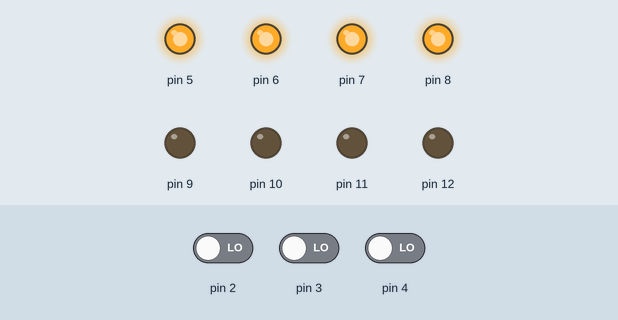
Recording of a sketch running on a simulated Arduino Uno, built with avr-gcc and run on an emulated ATmega328P. Parts: output pins drawn as LEDs (lit = HIGH). The inputs (shaded band) are chosen by the test bench; at power-on: pin 2 LOW, pin 3 LOW, pin 4 LOW.

Above: at 0.2 s.
Timing chart, 0 to 1.7 s (numbered marks = the images above):
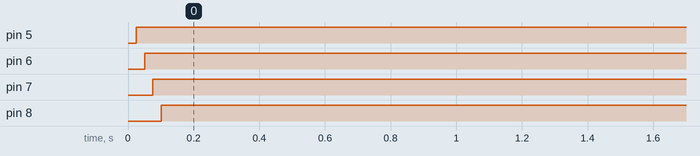

The sketch:

ArduinoCandyBlaster.ino
```cpp
struct channel {
  int inputPin;
  int pwmOutPin;
  int dirOutPin;

  int currentPulseWidth;

  int analogOut;  /* analogOut represents the magnitude of the motor speed (0-255)*/
  int digitalOut; /* digitalOut represents the sign of the motor speed */
                  /* 0 for negative rotation and 1 for positive rotation */

  String channelName;

  channel(int input, int pwm, int dir, String channelName):
    inputPin(input),
    pwmOutPin(pwm),
    dirOutPin(dir),
    currentPulseWidth(0),
    analogOut(0),
    digitalOut(0),
    channelName(channelName) {
    }
};
typedef struct channel Channel;

// Create channels
Channel leftWheel     = channel(1, 5, 9, "Left Wheel");
Channel rightWheel    = channel(2, 6, 10, "Right Wheel");
Channel highFive      = channel(3, 7, 11, "High Five");
Channel candyShooter  = channel(4, 8, 12, "Candy Shooter");

#define CHANNEL_COUNT 4
// Make a list of pointers to each of the channels
channel *channels[CHANNEL_COUNT] = {
  &leftWheel, &rightWheel, &highFive, &candyShooter
};

// Initialize the pin modes and initial outputs
void setup() {
  // Loop through each channel
  for (int i = 0; i<CHANNEL_COUNT; i++) {
    // Set pin modes
    pinMode(channels[i]->inputPin, INPUT);
    pinMode(channels[i]->pwmOutPin, OUTPUT);
    pinMode(channels[i]->dirOutPin, OUTPUT);
    // Initialize outputs
    analogWrite(channels[i]->pwmOutPin, 0);
    digitalWrite(channels[i]->dirOutPin, 0);
  }

  Serial.begin(9600); // Initialize Serial (for debugging)
}

// Update loop, called repeatedly and rapidly while the bot is running
void loop() {
  // Loop through each channel
  for (int i=0; i<CHANNEL_COUNT; i++) {
    // Read input
    int pin = channels[i]->inputPin;
    // Read the current pulse width of each of the channels
    int currentPulseWidth = pulseIn(pin, HIGH, 25000); // Should be between 1000 & 2000
    channels[i]->currentPulseWidth = currentPulseWidth;
    int mappedPulseWidth = map(currentPulseWidth, 1000, 2000, -500, 500); // center over zero
    mappedPulseWidth = constrain(mappedPulseWidth, -255, 255); // cut off the values to range from -255 to 255

    if (mappedPulseWidth >= 0) {
      channels[i]->digitalOut = 1;
    }
    else {
      channels[i]->digitalOut = 0;
    }
    channels[i]->analogOut = abs(mappedPulseWidth);

    // Set motor speed
    digitalWrite(channels[i]->dirOutPin, channels[i]->digitalOut);
    analogWrite(channels[i]->pwmOutPin, channels[i]->analogOut);
  }
}

// Function to print out connection statuses and values in the channels for debugging
void testConnections() {
  // Print the data being received through each channel
  for (int i=0; i<CHANNEL_COUNT; i++) {
    if (channels[i]->currentPulseWidth > 1000) {
      Serial.print(channels[i]->channelName + " Channel: ");
      Serial.println(channels[i]->currentPulseWidth);
    } else {
      Serial.println(channels[i]->channelName + " Channel: Disengaged");
    }
  }

  Serial.println();

  delay(100);
}
```

Measured:
- by itself, pin 5: LOW → HIGH at 0.03 s
- by itself, pin 6: LOW → HIGH at 0.05 s
- by itself, pin 7: LOW → HIGH at 0.08 s
- by itself, pin 8: LOW → HIGH at 0.10 s
